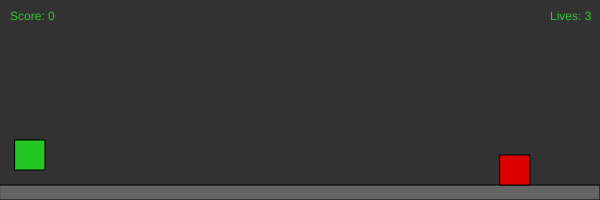
Frame 1 (no input)
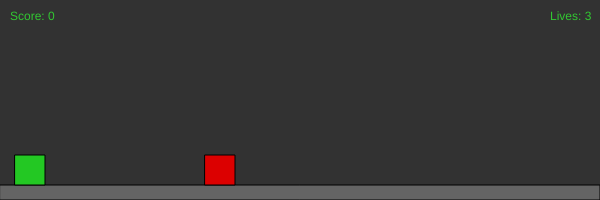
Frame 60 (no input)
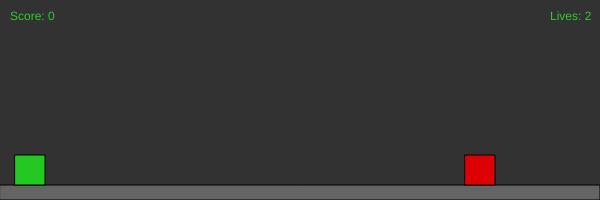
Frame 120 (the mouse pressed at the canvas centre since frame 60)

The p5.js sketch that drew these frames (run headless with seeded random() and noise() and a simulated clock; from frame 60 on, the mouse is pressed at the canvas centre):

// p5.js sketch
// ── sketch.js
let playerPos, playerVel, playerAcc;
let enemyPos, enemyVel, enemyAcc;
let u = 600, v = 200;
let g = 155;
let score = 0, lives = 3;
function setup(){
	createCanvas(u, v);
	playerPos = createVector(15, 140);
	playerVel = createVector();
	playerAcc = createVector(-0.001, 0.4);
	// Acc Vector(friction, gravity)
	enemyPos = createVector(500, 155);
	enemyVel = createVector(-5, 0);
	//enemyAcc = createVector();


}
function loop(){
	keyIsDown(86) = true;
}
function draw(){
	background(50);
	// Ground
	fill(100);
	rect(0, 185, 600, 15);
	// Player
	fill(35, 200, 35);
	rect(playerPos.x, playerPos.y, 30, 30);
	// rect(x, y, w[idth], h[eight]);

	// Enemy 
	fill(220, 0, 0);
	rect(enemyPos.x, enemyPos.y, 30, 30);


	playerPos.add(playerVel);
	enemyPos.add(enemyVel);

	playerVel.add(playerAcc);
	// enemyVel.add(acc);
	
	// Enemy Wrap
	if(lives === 0){
        gameOver();
    }else if(enemyPos.x < -30){
        enemyPos.x = 635;
		score ++;
	}
	
	// For platformer not Side Scroller
	if(playerPos.x > width || playerPos.x < width){
        playerVel.x *= -1;
        //playerAcc.x *= -1;
    }
	// Gravity
	/*if(pos.y > height){
        vel.y *= -1;
        vel.y *= bounce;
        pos.y = height;
    }  */

	if(abs(playerVel.x) < 0.05 ){ 
        playerVel.x = 0;
        //friction = 0;
    }
	if(playerPos.y > g){
		playerPos.y = g
	}
	/*if(keyPressed() == 'w'){
		playerPos.y -= 50;
	}*/

	// Collisions
	if(enemyPos.x < playerPos.x + 30 && 
		enemyPos.y == playerPos.y){
		 enemyPos.x = 600 ;
		 lives --;
	}

	fill(50, 200, 50);
	text("Score: " + score, 10, 20);
	text("Lives: " + lives, 550, 20);
	if(lives < 0){
		lives = 0;
	}
	if(lives < 1){
		gameOver();
	}
	/*if(enemyPos.y < playerPos.y + 30 /*&& (30 > enemyPos.x > -30)){*/
	//	enemyPos.x = 200;
	//}



}
function keyPressed(){
	print(keyCode)
	if(playerPos.y == g && keyCode == 86){
		//if(key === 'w'){
		playerVel.y = -50;
	}

	if(playerPos.y == g && (keyCode == 32 || 
		keyCode == 87 || keyCode == 38)){
		//if(key === 'w'){
		playerVel.y = -10;
	}
	/*if(keyCode == 67){
		loop
	}*/
		//playerVel = -5;
	//playerPos.y += 50;
	if(keyCode == LEFT_ARROW){
		gameOver;
	}
	
	
}


function gameOver(){
	noLoop();
	background(50);
	//push();
	fill(50, 200, 50);
	textSize(55);
	textAlign(CENTER, CENTER);
	text("Game Over", width/2, height/2);
	fill(40, 140, 40);
	textSize(30);
	text("Click to Play again.", width/2., height/2 + 50);
	//pop();
}


// ── myStyle.css
/* UTF-8 Encoding*/

.dark{
    background-color: black;
}

.white{
    color: white;
}

.lime{
    color: lime;
}
